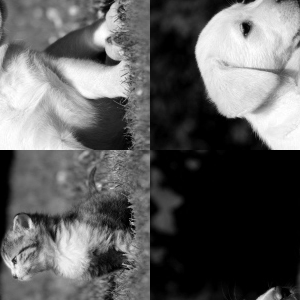
%> input picture session-1/prob-3-pup/img.png, 300 x 300 px
$ octave solution.m   (GNU Octave 9; MATLAB toolbox functions it lacks are replaced by stand-ins)
%> lines starting %> are read from the running program, lines starting %| are printed output that depends on the picture

% Read the image and obtain its dimensions:
M = imread('img.png');
%> M is the input picture: size 300x300 uint8; min 0, max 255, mean 94.4
[R, C] = size(M);
%> R = 300; C = 300

% Break image into 'quarters'. We have done one
% for you.
%  ____ ____
% | q1 | q2 |
% |____|____|
% |    |    |
% |_q3_|_q4_|
%
%

% --------- YOUR CODE HERE --------- %
q1 = M(1:R/2,1:C/2);
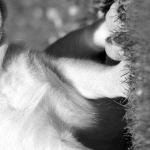
%> q1: size 150x150 uint8; min 0, max 255, mean 142.3
q2 = M(1:R/2,C/2+1:end);
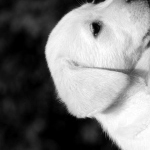
%> q2: size 150x150 uint8; min 0, max 255, mean 122.9
q3 = M(R/2+1:end, 1:C/2);
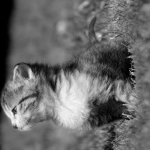
%> q3: size 150x150 uint8; min 0, max 247, mean 106.2
q4 = M(R/2+1:end, C/2+1:end);
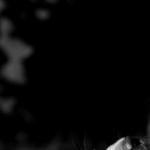
%> q4: size 150x150 uint8; min 0, max 226, mean 6.4
% ---------------------------------- %

% Confirm that this command stacks the images
% appropriately
fixed_im = [q4, q3; q2, q1];
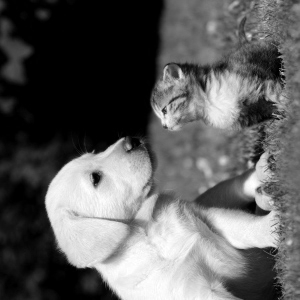
%> fixed_im: size 300x300 uint8; min 0, max 255, mean 94.4; mean of the top-left, top-right, bottom-left and bottom-right quarters 6.4, 106.2, 122.9, 142.3

imwrite(fixed_im', 'fixedimg.png');
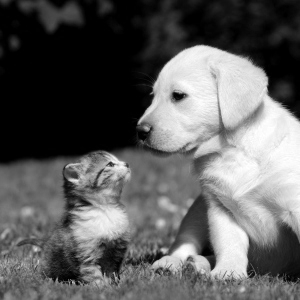
%> saved as fixedimg.png: size 300x300 uint8; min 0, max 255, mean 94.4; mean of the top-left, top-right, bottom-left and bottom-right quarters 6.4, 122.9, 106.2, 142.3
